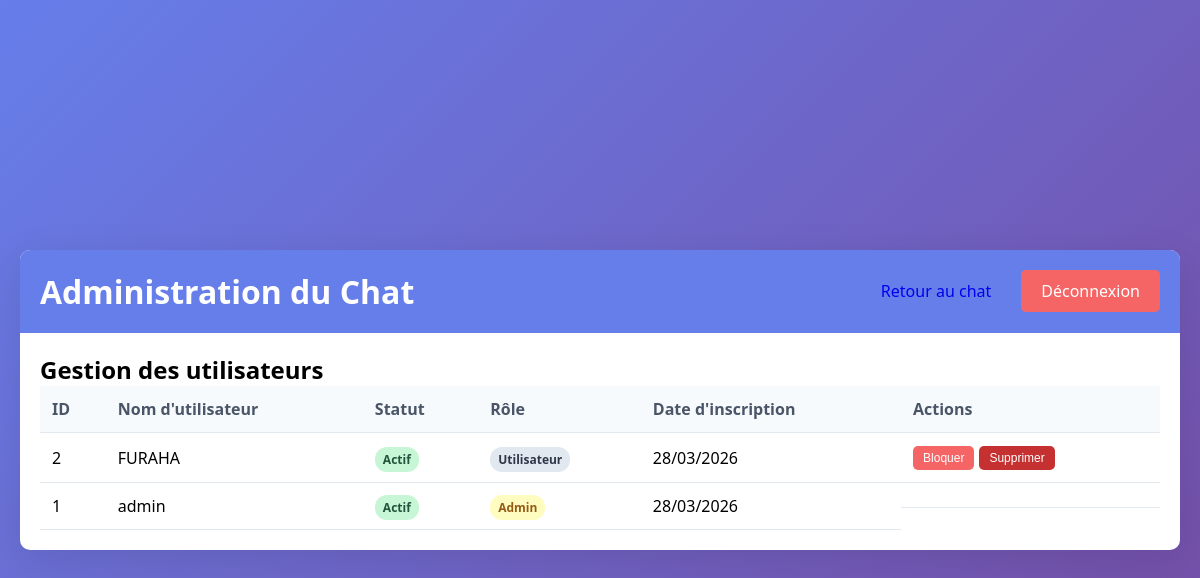
The app's page /admin.php (signed in) with its own data.
### tables this page shows
CREATE TABLE `utilisateur` (
  `id` int(11) NOT NULL,
  `username` varchar(50) NOT NULL,
  `password` varchar(255) NOT NULL,
  `est_bloque` tinyint(1) DEFAULT 0,
  `est_admin` tinyint(1) DEFAULT 0,
  `created_at` timestamp NOT NULL DEFAULT current_timestamp()
);

### admin.php (the view, shortened to what this page needs)
<?php
require_once 'config.php';
$stmt = $pdo->query("SELECT id, username, est_bloque, est_admin, created_at FROM utilisateur ORDER BY id DESC");
$utilisateurs = $stmt->fetchAll();
?>
<!DOCTYPE html>
<html lang="fr">
<head>
    <link rel="stylesheet" href="style.css">
</head>
<body>
    <div class="admin-container">
        <div class="admin-header">
            <h1>Administration du Chat</h1>
            <div class="header-actions">
                <a href="chat.php" class="btn">Retour au chat</a>
                <a href="logout.php" class="btn btn-logout">Déconnexion</a>
            </div>
        </div>
        <div class="users-table">
            <h2>Gestion des utilisateurs</h2>
            <table>
                <thead>
                    <tr>
                        <th>ID</th>
                        <th>Nom d'utilisateur</th>
                        <th>Statut</th>
                        <th>Rôle</th>
                        <th>Date d'inscription</th>
                        <th>Actions</th>
                    </tr>
                </thead>
                <tbody>
                    <?php foreach($utilisateurs as $user): ?>
                        <tr>
                            <td><?php echo $user['id']; ?></td>
                            <td><?php echo htmlspecialchars($user['username']); ?></td>
                            <td>
                                <?php if($user['est_bloque']): ?>
                                    <span class="badge badge-blocked">Bloqué</span>
                                <?php else: ?>
                                    <span class="badge badge-active">Actif</span>
                                <?php endif; ?>
                            </td>
                            <td>
                                <?php if($user['est_admin']): ?>
                                    <span class="badge badge-admin">Admin</span>
                                <?php else: ?>
                                    <span class="badge badge-user">Utilisateur</span>
                                <?php endif; ?>
                            </td>
                            <td><?php echo date('d/m/Y', strtotime($user['created_at'])); ?></td>
                            <td class="actions">
                                <?php if(!$user['est_bloque'] && !$user['est_admin']): ?>
                                    <form method="POST" style="display: inline;">
                                        <button type="submit" name="bloquer" class="btn btn-block">Bloquer</button>
                                    </form>
                                <?php endif; ?>
                                <?php if(!$user['est_admin'] && $user['id'] != $_SESSION['user_id']): ?>
                                    <form method="POST" style="display: inline;" onsubmit="return confirm('Êtes-vous sûr de vouloir supprimer cet utilisateur?');">
                                        <button type="submit" name="supprimer" class="btn btn-delete">Supprimer</button>
                                    </form>
                                <?php endif; ?>
                            </td>
                        </tr>
                    <?php endforeach; ?>
                </tbody>
            </table>
        </div>
    </div>
</body>
</html>

### style.css (style rules this page uses)
* { margin: 0; padding: 0; box-sizing: border-box; }
body { font-family: 'Segoe UI', Tahoma, Geneva, Verdana, sans-serif; background: linear-gradient(135deg, #667eea 0%, #764ba2 100%); min-height: 100vh; display: flex; justify-content: center; align-items: center; }
.container, .chat-container, .admin-container { width: 100%; max-width: 1200px; margin: 20px; background: white; border-radius: 10px; box-shadow: 0 10px 40px rgba(0,0,0,0.1); overflow: hidden; }
.btn { display: inline-block; padding: 10px 20px; border: none; border-radius: 5px; cursor: pointer; font-size: 16px; text-decoration: none; transition: all 0.3s; }
.btn-logout { background: #f56565; color: white; }
.btn-block { background: #f56565; color: white; padding: 5px 10px; font-size: 12px; }
.btn-delete { background: #c53030; color: white; padding: 5px 10px; font-size: 12px; }
.chat-header, .admin-header { background: #667eea; color: white; padding: 20px; display: flex; justify-content: space-between; align-items: center; flex-wrap: wrap; }
.header-actions { display: flex; gap: 10px; align-items: center; }
.users-table { padding: 20px; overflow-x: auto; }
table { width: 100%; border-collapse: collapse; }
th, td { padding: 12px; text-align: left; border-bottom: 1px solid #e2e8f0; }
th { background: #f7fafc; font-weight: 600; color: #4a5568; }
.badge { padding: 4px 8px; border-radius: 12px; font-size: 12px; font-weight: 600; }
.badge-active { background: #c6f6d5; color: #22543d; }
.badge-admin { background: #fefcbf; color: #975a16; }
.badge-user { background: #e2e8f0; color: #2d3748; }
.actions { display: flex; gap: 5px; }

### records on screen
utilisateur: id "2", username "FURAHA", est_bloque "Actif", est_admin "Utilisateur", created_at "28/03/2026"
utilisateur: id "1", username "admin", est_bloque "Actif", est_admin "Admin", created_at "28/03/2026"
